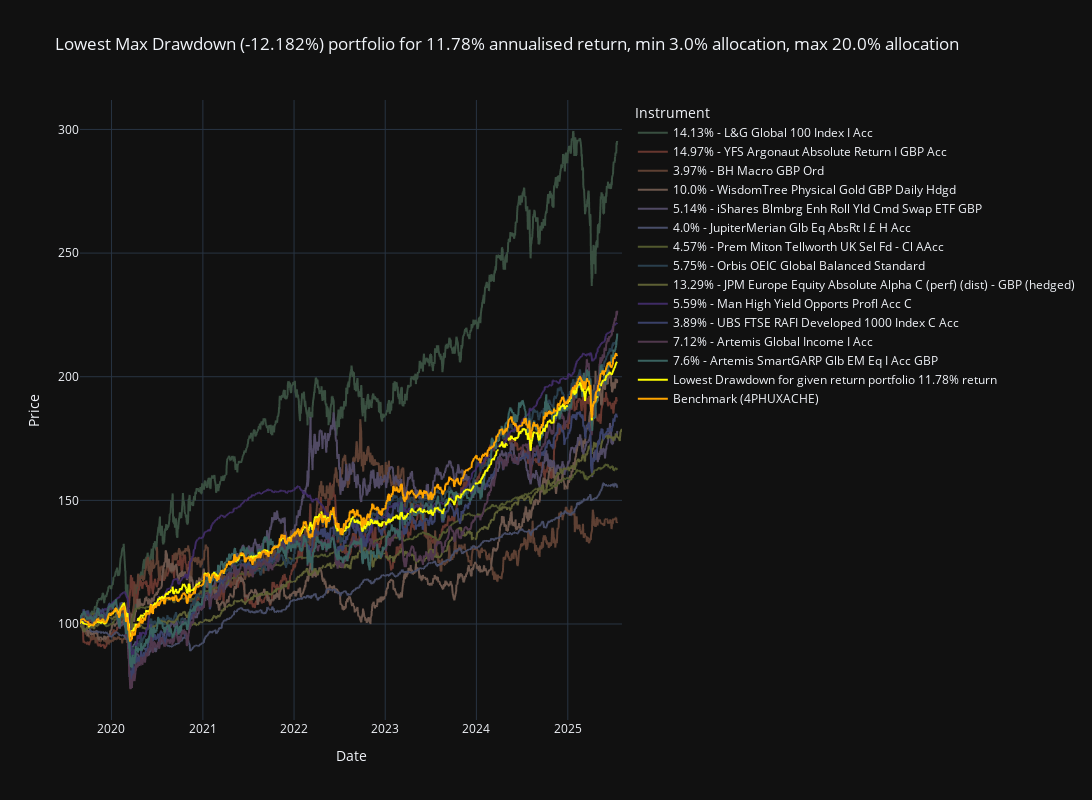

Notebook source saved alongside this figure:
### Code cell
import plotly.express as plot
import random

if(best_result == None):
    print("No portfolio found")
    exit(-1)

weights = best_result.weights
graph_prices = portfolio.get_daily_price_history(PRICES_YEARS)
names_with_weights = []
weight_colours=[]

for i in range(len(graph_prices.columns)):
    percentage = weights[i]*100.0
    names_with_weights.append(f"{round(percentage,2)}% - {portfolio.fund_selection[i].name}")

    red = 40+int(random.random() * 70)
    green = 40+int(random.random() * 70)
    blue = 40+int(random.random() * 70)

    colour = f"rgb({red},{green},{blue})"  

    weight_colours.append(colour)

# Add total to graph
#print(graph_prices.dot(weights))
graph_prices['Lowest Drawdown for given return portfolio'] = graph_prices.dot(weights)
names_with_weights.append(f'Lowest Drawdown for given return portfolio {best_result.annual_return*100.0:.2f}% return')
weight_colours.append("yellow")

# Add benchmark to graph
benchmark_prices = portfolio.get_benchmark_daily_price_history(PRICES_YEARS)
graph_prices['Benchmark (4PHUXACHE)'] = benchmark_prices
names_with_weights.append(f'Benchmark (4PHUXACHE)')
weight_colours.append("orange")

graph_prices.columns = names_with_weights

fig = plot.line(graph_prices, x=graph_prices.index, y=graph_prices.columns, 
                title=f"Lowest Max Drawdown ({round(best_result.max_drawdown*100,3)}%) portfolio for {best_result.annual_return*100.0:.2f}% annualised return, min {MIN_ALLOCATION*100.0:.1f}% allocation, max {MAX_ALLOCATION*100.0:.1f}% allocation",
                labels={'value': 'Price', 'variable': 'Instrument'},
                template='plotly_dark',
                color_discrete_sequence=weight_colours
                )
fig.update_layout(autosize=False, width=1600, height=800 )
fig.show()

### Figure 1 — Plotly figure (JSON) as saved in the notebook; plotly's stock layout.template omitted (floating-point values rounded to 4 significant figures; data arrays with more than 128 entries replaced by an {"elided": "..."} marker saying what was removed)
{"data": [{"hovertemplate": "Instrument=14.13% - L&G Global 100 Index I Acc<br>Date=%{x}<br>Price=%{y}<extra></extra>", "legendgroup": "14.13% - L&G Global 100 Index I Acc", "line": {"color": "rgb(57,79,64)", "dash": "solid"}, "marker": {"symbol": "circle"}, "mode": "lines", "name": "14.13% - L&G Global 100 Index I Acc", "showlegend": true, "type": "scattergl", "x": {"elided": "1546 str values"}, "xaxis": "x", "y": {"elided": "1546 float values"}, "yaxis": "y"}, {"hovertemplate": "Instrument=14.97% - YFS Argonaut Absolute Return I GBP Acc<br>Date=%{x}<br>Price=%{y}<extra></extra>", "legendgroup": "14.97% - YFS Argonaut Absolute Return I GBP Acc", "line": {"color": "rgb(103,55,47)", "dash": "solid"}, "marker": {"symbol": "circle"}, "mode": "lines", "name": "14.97% - YFS Argonaut Absolute Return I GBP Acc", "showlegend": true, "type": "scattergl", "x": {"elided": "1546 str values"}, "xaxis": "x", "y": {"elided": "1546 float values"}, "yaxis": "y"}, {"hovertemplate": "Instrument=3.97% - BH Macro GBP Ord<br>Date=%{x}<br>Price=%{y}<extra></extra>", "legendgroup": "3.97% - BH Macro GBP Ord", "line": {"color": "rgb(94,64,51)", "dash": "solid"}, "marker": {"symbol": "circle"}, "mode": "lines", "name": "3.97% - BH Macro GBP Ord", "showlegend": true, "type": "scattergl", "x": {"elided": "1546 str values"}, "xaxis": "x", "y": {"elided": "1546 float values"}, "yaxis": "y"}, {"hovertemplate": "Instrument=10.0% - WisdomTree Physical Gold GBP Daily Hdgd<br>Date=%{x}<br>Price=%{y}<extra></extra>", "legendgroup": "10.0% - WisdomTree Physical Gold GBP Daily Hdgd", "line": {"color": "rgb(109,87,77)", "dash": "solid"}, "marker": {"symbol": "circle"}, "mode": "lines", "name": "10.0% - WisdomTree Physical Gold GBP Daily Hdgd", "showlegend": true, "type": "scattergl", "x": {"elided": "1546 str values"}, "xaxis": "x", "y": {"elided": "1546 float values"}, "yaxis": "y"}, {"hovertemplate": "Instrument=5.14% - iShares Blmbrg Enh Roll Yld Cmd Swap ETF GBP<br>Date=%{x}<br>Price=%{y}<extra></extra>", "legendgroup": "5.14% - iShares Blmbrg Enh Roll Yld Cmd Swap ETF GBP", "line": {"color": "rgb(81,74,100)", "dash": "solid"}, "marker": {"symbol": "circle"}, "mode": "lines", "name": "5.14% - iShares Blmbrg Enh Roll Yld Cmd Swap ETF GBP", "showlegend": true, "type": "scattergl", "x": {"elided": "1546 str values"}, "xaxis": "x", "y": {"elided": "1546 float values"}, "yaxis": "y"}, {"hovertemplate": "Instrument=4.0% - JupiterMerian Glb Eq AbsRt I £ H Acc<br>Date=%{x}<br>Price=%{y}<extra></extra>", "legendgroup": "4.0% - JupiterMerian Glb Eq AbsRt I £ H Acc", "line": {"color": "rgb(72,78,105)", "dash": "solid"}, "marker": {"symbol": "circle"}, "mode": "lines", "name": "4.0% - JupiterMerian Glb Eq AbsRt I £ H Acc", "showlegend": true, "type": "scattergl", "x": {"elided": "1546 str values"}, "xaxis": "x", "y": {"elided": "1546 float values"}, "yaxis": "y"}, {"hovertemplate": "Instrument=4.57% - Prem Miton Tellworth UK Sel Fd - Cl AAcc<br>Date=%{x}<br>Price=%{y}<extra></extra>", "legendgroup": "4.57% - Prem Miton Tellworth UK Sel Fd - Cl AAcc", "line": {"color": "rgb(82,89,46)", "dash": "solid"}, "marker": {"symbol": "circle"}, "mode": "lines", "name": "4.57% - Prem Miton Tellworth UK Sel Fd - Cl AAcc", "showlegend": true, "type": "scattergl", "x": {"elided": "1546 str values"}, "xaxis": "x", "y": {"elided": "1546 float values"}, "yaxis": "y"}, {"hovertemplate": "Instrument=5.75% - Orbis OEIC Global Balanced Standard<br>Date=%{x}<br>Price=%{y}<extra></extra>", "legendgroup": "5.75% - Orbis OEIC Global Balanced Standard", "line": {"color": "rgb(42,63,77)", "dash": "solid"}, "marker": {"symbol": "circle"}, "mode": "lines", "name": "5.75% - Orbis OEIC Global Balanced Standard", "showlegend": true, "type": "scattergl", "x": {"elided": "1546 str values"}, "xaxis": "x", "y": {"elided": "1546 float values"}, "yaxis": "y"}, {"hovertemplate": "Instrument=13.29% - JPM Europe Equity Absolute Alpha C (perf) (dist) - GBP (hedged)<br>Date=%{x}<br>Price=%{y}<extra></extra>", "legendgroup": "13.29% - JPM Europe Equity Absolute Alpha C (perf) (dist) - GBP (hedged)", "line": {"color": "rgb(94,96,52)", "dash": "solid"}, "marker": {"symbol": "circle"}, "mode": "lines", "name": "13.29% - JPM Europe Equity Absolute Alpha C (perf) (dist) - GBP (hedged)", "showlegend": true, "type": "scattergl", "x": {"elided": "1546 str values"}, "xaxis": "x", "y": {"elided": "1546 float values"}, "yaxis": "y"}, {"hovertemplate": "Instrument=5.59% - Man High Yield Opports Profl Acc C<br>Date=%{x}<br>Price=%{y}<extra></extra>", "legendgroup": "5.59% - Man High Yield Opports Profl Acc C", "line": {"color": "rgb(63,43,101)", "dash": "solid"}, "marker": {"symbol": "circle"}, "mode": "lines", "name": "5.59% - Man High Yield Opports Profl Acc C", "showlegend": true, "type": "scattergl", "x": {"elided": "1546 str values"}, "xaxis": "x", "y": {"elided": "1546 float values"}, "yaxis": "y"}, {"hovertemplate": "Instrument=3.89% - UBS FTSE RAFI Developed 1000 Index C Acc<br>Date=%{x}<br>Price=%{y}<extra></extra>", "legendgroup": "3.89% - UBS FTSE RAFI Developed 1000 Index C Acc", "line": {"color": "rgb(58,65,104)", "dash": "solid"}, "marker": {"symbol": "circle"}, "mode": "lines", "name": "3.89% - UBS FTSE RAFI Developed 1000 Index C Acc", "showlegend": true, "type": "scattergl", "x": {"elided": "1546 str values"}, "xaxis": "x", "y": {"elided": "1546 float values"}, "yaxis": "y"}, {"hovertemplate": "Instrument=7.12% - Artemis Global Income I Acc<br>Date=%{x}<br>Price=%{y}<extra></extra>", "legendgroup": "7.12% - Artemis Global Income I Acc", "line": {"color": "rgb(80,56,77)", "dash": "solid"}, "marker": {"symbol": "circle"}, "mode": "lines", "name": "7.12% - Artemis Global Income I Acc", "showlegend": true, "type": "scattergl", "x": {"elided": "1546 str values"}, "xaxis": "x", "y": {"elided": "1546 float values"}, "yaxis": "y"}, {"hovertemplate": "Instrument=7.6% - Artemis SmartGARP Glb EM Eq I Acc GBP<br>Date=%{x}<br>Price=%{y}<extra></extra>", "legendgroup": "7.6% - Artemis SmartGARP Glb EM Eq I Acc GBP", "line": {"color": "rgb(58,99,96)", "dash": "solid"}, "marker": {"symbol": "circle"}, "mode": "lines", "name": "7.6% - Artemis SmartGARP Glb EM Eq I Acc GBP", "showlegend": true, "type": "scattergl", "x": {"elided": "1546 str values"}, "xaxis": "x", "y": {"elided": "1546 float values"}, "yaxis": "y"}, {"hovertemplate": "Instrument=Lowest Drawdown for given return portfolio 11.78% return<br>Date=%{x}<br>Price=%{y}<extra></extra>", "legendgroup": "Lowest Drawdown for given return portfolio 11.78% return", "line": {"color": "yellow", "dash": "solid"}, "marker": {"symbol": "circle"}, "mode": "lines", "name": "Lowest Drawdown for given return portfolio 11.78% return", "showlegend": true, "type": "scattergl", "x": {"elided": "1546 str values"}, "xaxis": "x", "y": {"elided": "1546 float values"}, "yaxis": "y"}, {"hovertemplate": "Instrument=Benchmark (4PHUXACHE)<br>Date=%{x}<br>Price=%{y}<extra></extra>", "legendgroup": "Benchmark (4PHUXACHE)", "line": {"color": "orange", "dash": "solid"}, "marker": {"symbol": "circle"}, "mode": "lines", "name": "Benchmark (4PHUXACHE)", "showlegend": true, "type": "scattergl", "x": {"elided": "1546 str values"}, "xaxis": "x", "y": {"elided": "1546 float values"}, "yaxis": "y"}], "layout": {"autosize": false, "height": 800, "legend": {"title": {"text": "Instrument"}, "tracegroupgap": 0}, "title": {"text": "Lowest Max Drawdown (-12.182%) portfolio for 11.78% annualised return, min 3.0% allocation, max 20.0% allocation"}, "width": 1600, "xaxis": {"anchor": "y", "domain": [0, 1], "title": {"text": "Date"}}, "yaxis": {"anchor": "x", "domain": [0, 1], "title": {"text": "Price"}}}}
